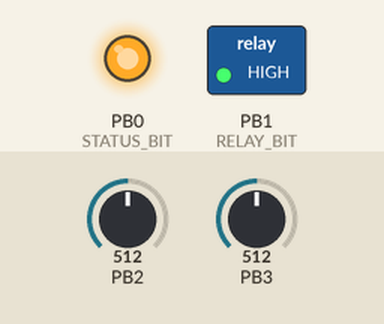
Recording of a program running on a simulated ATtiny13, built with avr-gcc and emulated at 0.6 MHz. Parts: switched loads named in the program (green lamp = pin HIGH), output pins drawn as LEDs (lit = HIGH). The test bench sets the inputs (shaded band); at power-on: PB2 = 512, PB3 = 512. At 11.1 s the program stops and its outputs stay as they are.

Above: at 0.1 s.
At 6.6 s:
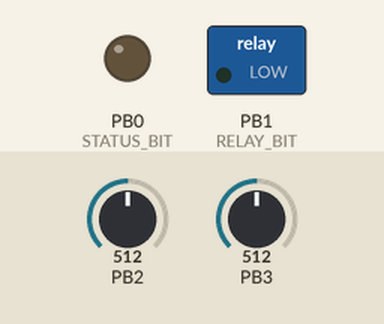
Timing chart, 0 to 8.1 s (numbered marks = the images above):
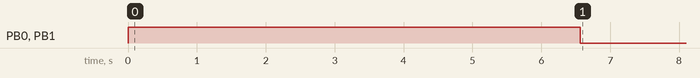

Measured:
- by itself, PB0 (STATUS_BIT), PB1 (RELAY_BIT): LOW → HIGH at 0.00 s, → LOW 6.6 s later

The program:

main.c
```c
// (licence header left out)
#define MIN_DELAY_TICKS 100 // 1s
#define MAX_DELAY_TICKS 1000 // 10s
#define MIN_TARGET_TICKS 1000 // 10s
#define MID_TARGET_TICKS 100 // 1s
#define MAX_TARGET_TICKS 10 // 10ms

#define PULSE_LOW_LEVEL 0x19 // 5V/1023*(0x19<<2)=0.49V
#define PULSE_HIGH_LEVEL 0xE6 // 5V/1023*(0xE6<<2)=4.5V

#define UNDERSPEED_ERROR 0 // Without blinking

#ifdef DEBUG
#	define DEBUG_DELAY_MISCALC_ERROR 5
#	define DEBUG_TARGET_MISCALC_ERROR 6
#	define DEBUG_MISSED_COMPARISON_ERROR 7
#	define DEBUG_MISSED_TICK_ERROR 8
#endif

#include <stdbool.h>
#include <stdint.h>
#include <avr/io.h>
#include <avr/interrupt.h>
#include <util/delay.h>

#include "iodef.h"

static const uint8_t ref_points[] = {0, 6, 12, 20, 28, 39, 51, 67, 89, 128};
#define REF_POINTS_SIZE 9 // The last element of the ref_points array is not counted

static uint16_t delay_ticks;
static uint16_t target_ticks;

static void error_loop(uint8_t error_code)
{
	RELAY_PORT &= ~_BV(RELAY_BIT);
	STATUS_PORT &= ~_BV(STATUS_BIT);

	while (true) {
		for (uint16_t i = 0; i < error_code * 2; i++) {
			STATUS_PORT ^= _BV(STATUS_BIT);
			_delay_ms(500);
		}

		_delay_ms(1500);
	}
}

/**
 * Calculates time (in ticks) to delay for the given ADC value.
 *
 * Uses bit shifting in order to increase the accuracy of the calculation
 * without using 32-bit integers or floats.
 *
 * delay_ticks = MIN + (adc_value / UINT8_MAX) * (MAX - MIN) =
 *             = MIN + adc_value * ((MAX - MIN) / UINT8_MAX) =
 *             = MIN + adc_value / (UINT8_MAX / (MAX - MIN)) =
 *             = MIN + (k * adc_value) / ((k * UINT8_MAX) / (MAX - MIN))
 */
static uint16_t calc_delay_ticks(uint8_t adc_value)
{
	return MIN_DELAY_TICKS + ((uint16_t) adc_value << 8) /
		(((uint16_t) UINT8_MAX << 8) / (MAX_DELAY_TICKS - MIN_DELAY_TICKS));
}

/**
 * Calculates time (in ticks) to wait for a pulse for the given ADC value.
 */
static uint16_t calc_target_ticks(uint8_t adc_value)
{
	uint8_t i;
	uint8_t step;
	uint16_t ticks;

	if (adc_value >= 0x80) {
		adc_value -= 0x80;
		ticks = MID_TARGET_TICKS;
		step = (MID_TARGET_TICKS - MAX_TARGET_TICKS) / REF_POINTS_SIZE;
	} else {
		ticks = MIN_TARGET_TICKS;
		step = (MIN_TARGET_TICKS - MID_TARGET_TICKS) / REF_POINTS_SIZE;
	}

	i = REF_POINTS_SIZE;
	while (i--) {
		if (adc_value >= ref_points[i]) {
			adc_value -= ref_points[i];
			ticks -= i * step;
			if (adc_value) {
				ticks -= (step * adc_value) / (ref_points[i + 1] - ref_points[i]);
			}
			break;
		}
	}

	return ticks;
}

ISR(TIM0_COMPA_vect) // T=10.0266ms
{
#ifdef DEBUG
	TIFR0 |= _BV(OCF0A); // Proteus 8.4 SP1 does not clear the compare flag
#endif

	static uint16_t tick_count = 0;
	static bool pulse = true;

	if (delay_ticks) {
		delay_ticks--;
		return;
	}

	tick_count++;

#ifdef DEBUG
	if (tick_count > target_ticks) {
		error_loop(DEBUG_MISSED_COMPARISON_ERROR);
	}
#endif

	ADMUX &= ~ADC_CHANNEL_MASK;
	ADMUX |= TARGET_ADC_CHANNEL;
	ADCSRA |= _BV(ADSC);
	while (ADCSRA & _BV(ADSC));
	target_ticks = calc_target_ticks(ADCH);

#ifdef DEBUG
	if (target_ticks > MIN_TARGET_TICKS || target_ticks < MAX_TARGET_TICKS) {
		error_loop(DEBUG_TARGET_MISCALC_ERROR);
	}
#endif

	ADMUX &= ~ADC_CHANNEL_MASK;
	ADMUX |= PULSE_ADC_CHANNEL;
	ADCSRA |= _BV(ADSC);
	while (ADCSRA & _BV(ADSC));

	if (pulse) {
		pulse = (ADCH > PULSE_LOW_LEVEL);
		if (!pulse) {
			tick_count = 0; // Drop the counter on a falling edge
		}
	} else {
		pulse = (ADCH > PULSE_HIGH_LEVEL);
	}

 	if (tick_count >= target_ticks) {
		error_loop(UNDERSPEED_ERROR);
	}

#ifdef DEBUG
	if (TIFR0 & _BV(OCF0A)) {
		error_loop(DEBUG_MISSED_TICK_ERROR);
	}
#endif
}

int main(void)
{
	// Configure the system clock prescaler
	CLKPR = _BV(CLKPCE);
	CLKPR = _BV(CLKPS2); // Select the /16 prescaler

	// Configure the i/o
	RELAY_DDR |= _BV(RELAY_BIT);
	STATUS_DDR |= _BV(STATUS_BIT);

	// Configure the timer
	OCR0A = 93; // 600kHz/64/(93+1)=100Hz
	TCCR0A |= _BV(WGM01); // Select CTC mode
	TCCR0B |= _BV(CS01) | _BV(CS00); // Select the i/o clock as source with the /64 prescaler

	// Configure the ADC
	ADMUX |= _BV(ADLAR); // Left adjust the result
	ADCSRA |= _BV(ADEN) | _BV(ADPS1) | _BV(ADPS0); // Enable the ADC and select the /8 prescaler (75kHz)

	ADMUX |= DELAY_ADC_CHANNEL; // Select an ADC channel
	ADCSRA |= _BV(ADSC); // Start a conversion
	while (ADCSRA & _BV(ADSC)); // Wait until the conversion is complete
	delay_ticks = calc_delay_ticks(ADCH);

#ifdef DEBUG
	if (delay_ticks < MIN_DELAY_TICKS || delay_ticks > MAX_DELAY_TICKS + 10) { // Acceptable error
		error_loop(DEBUG_DELAY_MISCALC_ERROR);
	}

	target_ticks = 1; // The initial value is used to pass the first check for missed comparison
#endif

	RELAY_PORT |= _BV(RELAY_BIT);
	STATUS_PORT |= _BV(STATUS_BIT);

	TIMSK0 |= _BV(OCIE0A); // Enable Timer0 interrupt

	sei();
	while (true);
}
```

iodef.h
```c
// (licence header left out)
#ifndef _IODEF_H_
#define _IODEF_H_

#include <avr/io.h>

#define RELAY_DDR  DDRB
#define RELAY_PORT PORTB
#define RELAY_PIN  PINB
#define RELAY_BIT  PB1

#define STATUS_DDR  DDRB
#define STATUS_PORT PORTB
#define STATUS_PIN  PINB
#define STATUS_BIT  PB0

#define PULSE_ADC_CHANNEL  _BV(MUX0) // PB2
#define DELAY_ADC_CHANNEL  _BV(MUX1) // PB4
#define TARGET_ADC_CHANNEL (_BV(MUX0) | _BV(MUX1)) // PB3

#define ADC_CHANNEL_MASK \
	(PULSE_ADC_CHANNEL | DELAY_ADC_CHANNEL | TARGET_ADC_CHANNEL)

#endif /* _IODEF_H_ */
```
